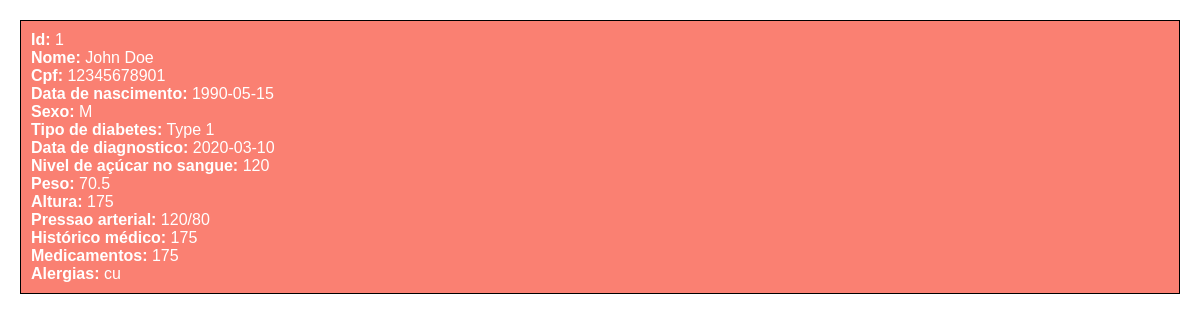
The app's page /usuarios.php?id=1 with its own data.
### tables this page shows
CREATE TABLE `usuario` (
  `id` int(11) NOT NULL,
  `nome` varchar(255) NOT NULL,
  `email` varchar(255) NOT NULL,
  `cpf` varchar(11) NOT NULL,
  `data_nascimento` date NOT NULL,
  `sexo` char(1) NOT NULL,
  `tipo_diabetes` varchar(255) NOT NULL,
  `data_diagnostico` date NOT NULL,
  `nivel_acucar_sangue` float NOT NULL,
  `peso` float NOT NULL,
  `altura` float NOT NULL,
  `pressao_arterial` varchar(255) DEFAULT NULL,
  `historico_medico` varchar(255) NOT NULL,
  `medicamentos` varchar(255) NOT NULL,
  `alergias` varchar(255) NOT NULL
);

### usuarios.php (the view, shortened to what this page needs)
<!DOCTYPE html>
<html lang="en">
<head>
</head>
<body>
<?php
    include("connection.php");
    $id = $_GET["id"];
    $sql = sprintf("SELECT * FROM usuario WHERE id = %d", $id);
    $result = $conn->query($sql);
    if ($result->num_rows > 0) {
        while ($row = $result->fetch_assoc()) {
            echo '<div class="user-info">';
            echo sprintf("<b>Id:</b> %d<br>", $row['id']);
            echo sprintf("<b>Nome:</b> %s<br>", $row['nome']);
            echo sprintf("<b>Cpf:</b> %s<br>", $row['cpf']);
            echo sprintf("<b>Data de nascimento:</b> %s<br>", $row['data_nascimento']);
            echo sprintf("<b>Sexo:</b> %s<br>", $row['sexo']);
            echo sprintf("<b>Tipo de diabetes:</b> %s<br>", $row['tipo_diabetes']);
            echo sprintf("<b>Data de diagnostico:</b> %s<br>", $row['data_diagnostico']);
            echo sprintf("<b>Nivel de açúcar no sangue:</b> %s<br>", $row['nivel_acucar_sangue']);
            echo sprintf("<b>Peso:</b> %s<br>", $row['peso']);
            echo sprintf("<b>Altura:</b> %s<br>", $row['altura']);
            echo sprintf("<b>Pressao arterial:</b> %s<br>", $row['pressao_arterial']);
            echo sprintf("<b>Histórico médico:</b> %s<br>", $row['altura']);
            echo sprintf("<b>Medicamentos:</b> %s<br>", $row['altura']);
            echo sprintf("<b>Alergias:</b> %s<br>", $row['alergias']);
            echo '</div>';
        }
    }
?>
</body>
</html>

### usuarios.php (style rules this page uses)
body { background-color: #fff; color: #000; font-family: Arial, sans-serif; margin: 0; padding: 20px; }
.user-info { margin-bottom: 20px; border: 1px solid #000; padding: 10px; background-color: #fa8072; color: #fff; }

### records on screen
usuario: id "1", nome "John Doe", cpf "12345678901", data_nascimento "1990-05-15", sexo "M", tipo_diabetes "Type 1", data_diagnostico "2020-03-10", nivel_acucar_sangue "120", peso "70.5", altura "175", pressao_arterial "120/80", alergias "cu"
